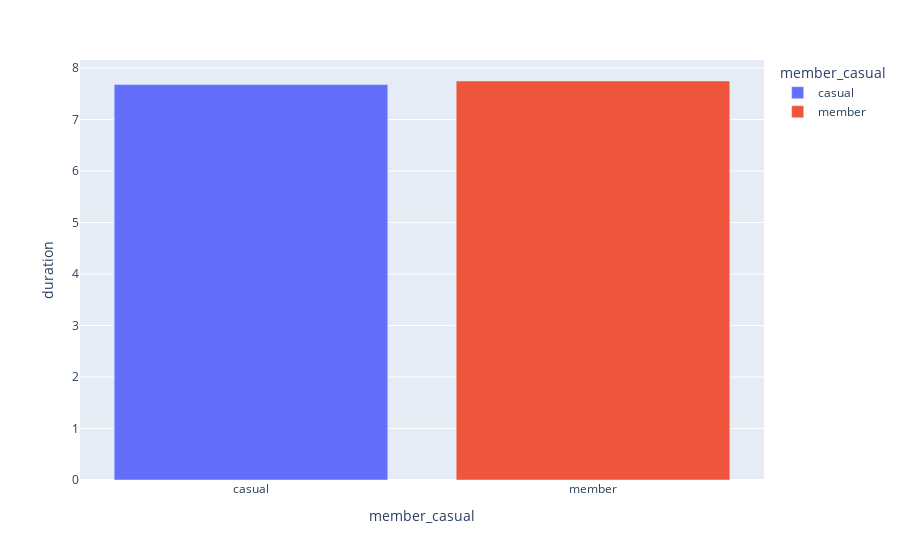

Here is the notebook cell this chart was saved with:
### Markdown cell above
**5) Do casual bikers travel for long period of time?**

### Code cell
aux02 = df_smote_final[['duration', 'member_casual']].groupby( 'member_casual' ).mean().reset_index()
px.bar(aux02,x='member_casual',y='duration', color='member_casual')

### Figure 1 — Plotly figure (JSON) as saved in the notebook; plotly's stock layout.template omitted (floating-point values rounded to 4 significant figures)
{"data": [{"alignmentgroup": "True", "hovertemplate": "member_casual=%{x}<br>duration=%{y}<extra></extra>", "legendgroup": "casual", "marker": {"color": "#636efa", "pattern": {"shape": ""}}, "name": "casual", "offsetgroup": "casual", "orientation": "v", "showlegend": true, "textposition": "auto", "type": "bar", "x": ["casual"], "xaxis": "x", "y": [7.678], "yaxis": "y"}, {"alignmentgroup": "True", "hovertemplate": "member_casual=%{x}<br>duration=%{y}<extra></extra>", "legendgroup": "member", "marker": {"color": "#EF553B", "pattern": {"shape": ""}}, "name": "member", "offsetgroup": "member", "orientation": "v", "showlegend": true, "textposition": "auto", "type": "bar", "x": ["member"], "xaxis": "x", "y": [7.746], "yaxis": "y"}], "layout": {"barmode": "relative", "legend": {"title": {"text": "member_casual"}, "tracegroupgap": 0}, "margin": {"t": 60}, "xaxis": {"anchor": "y", "categoryarray": ["casual", "member"], "categoryorder": "array", "domain": [0, 1], "title": {"text": "member_casual"}}, "yaxis": {"anchor": "x", "domain": [0, 1], "title": {"text": "duration"}}}}
